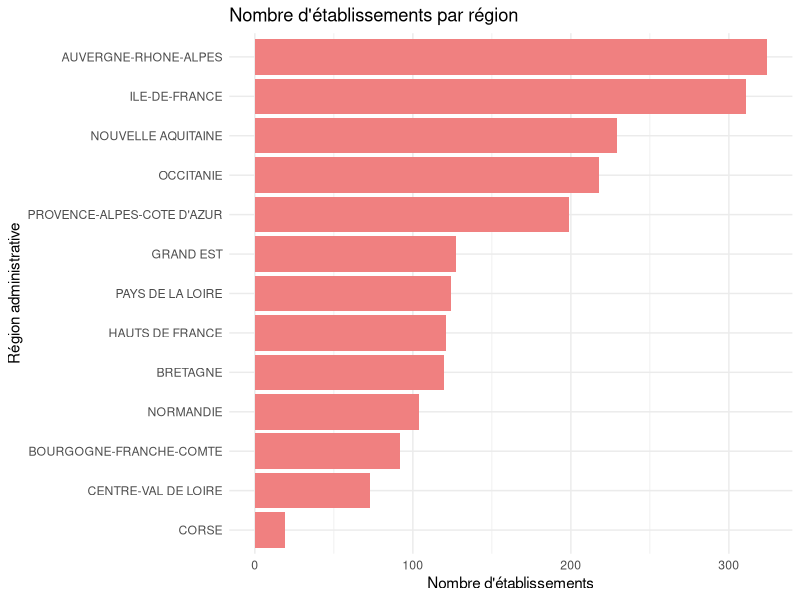
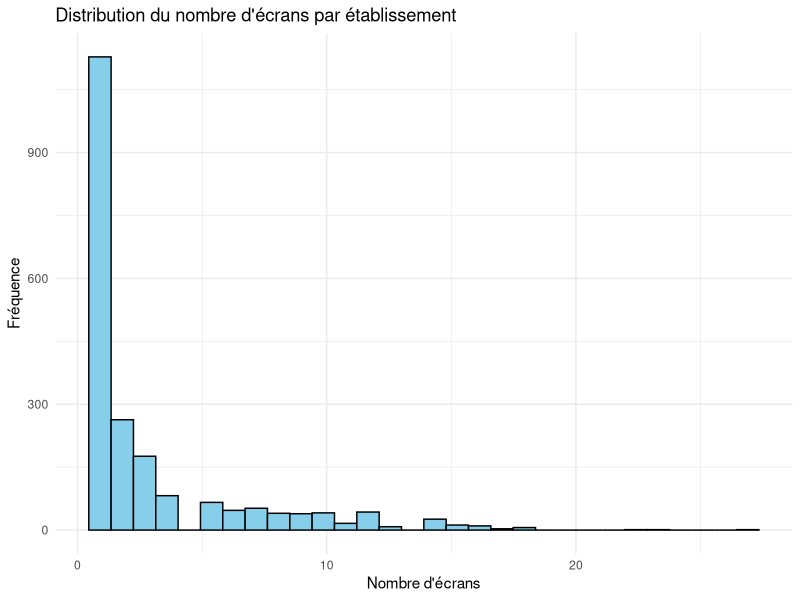
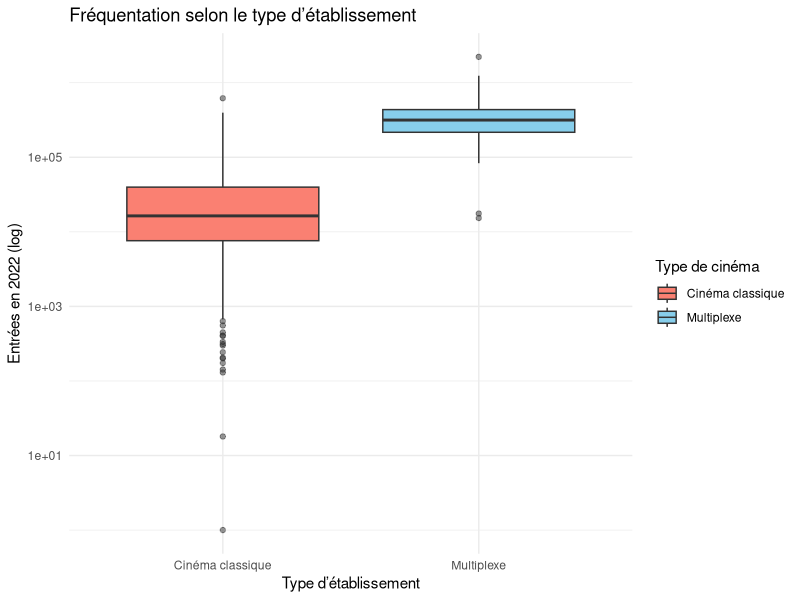
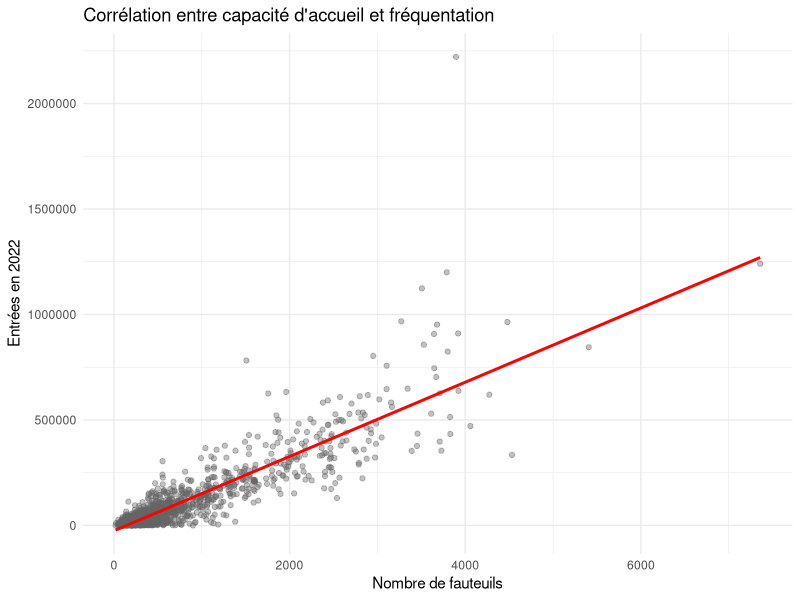
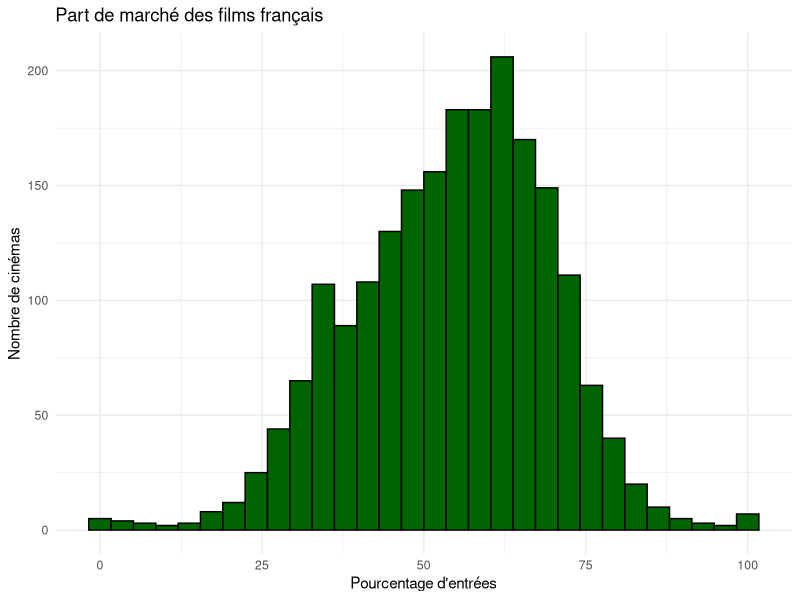
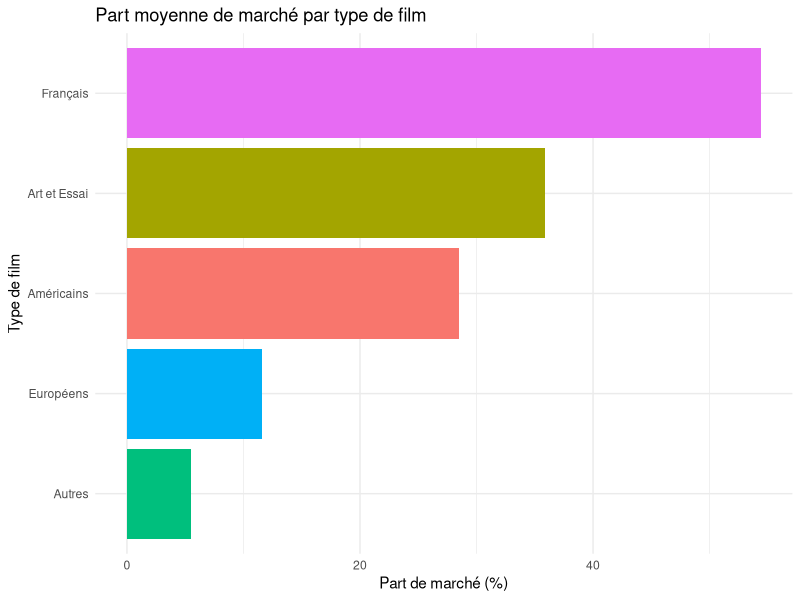
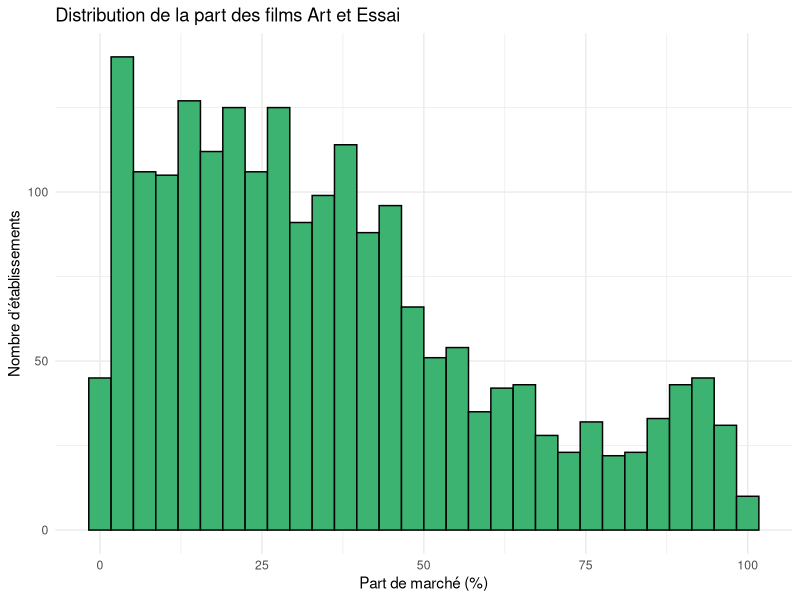
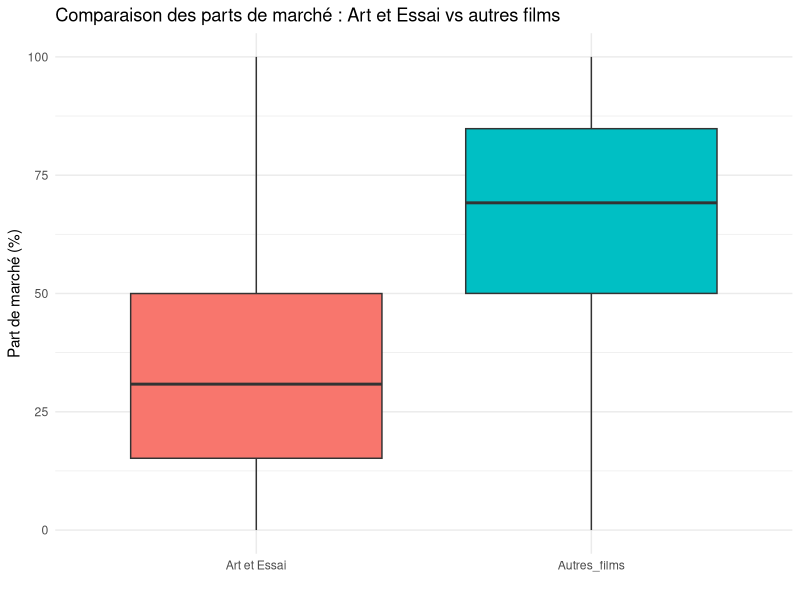

R code for these plots, in order:
## ---- chunk 1
knitr::opts_chunk$set(echo = FALSE, warning = FALSE, message = FALSE)
library(tidyverse)
library(ggplot2)
library(dplyr)
library(readr)
library(kableExtra)
library(ggthemes)
library(tidyr)
## ---- chunk 2
data <- read_delim("data/etablissements-cinematographiques.csv", delim = ";")
data %>% head(5) %>% kable() %>% kable_styling()
## ---- chunk 3
data %>% 
  count(`région administrative`) %>%
  ggplot(aes(x = reorder(`région administrative`, n), y = n)) +
  geom_col(fill = "lightcoral") +
  coord_flip() +
  labs(title = "Nombre d'établissements par région", x = "Région administrative", y = "Nombre d'établissements") +
  theme_minimal()
## ---- chunk 4
ggplot(data, aes(x = écrans)) +
  geom_histogram(bins = 30, fill = "skyblue", color = "black") +
  labs(title = "Distribution du nombre d'écrans par établissement", x = "Nombre d'écrans", y = "Fréquence") +
  theme_minimal()
## ---- chunk 5
data %>%
  mutate(multiplexe_label = if_else(multiplexe == "OUI", "Multiplexe", "Cinéma classique")) %>%
  ggplot(aes(x = multiplexe_label, y = `entrées 2022`, fill = multiplexe_label)) +
  geom_boxplot(outlier.size = 1.5, outlier.alpha = 0.5) +
  scale_y_log10() +
  scale_fill_manual(values = c("Cinéma classique" = "salmon", "Multiplexe" = "skyblue")) +
  labs(
    title = "Fréquentation selon le type d’établissement",
    x = "Type d’établissement",
    y = "Entrées en 2022 (log)",
    fill = "Type de cinéma"
  ) +
  theme_minimal()
## ---- chunk 6
ggplot(data, aes(x = fauteuils, y = `entrées 2022`)) +
  geom_point(alpha = 0.4, color = "gray40") +
  geom_smooth(method = "lm", se = FALSE, color = "red") +
  labs(title = "Corrélation entre capacité d'accueil et fréquentation", x = "Nombre de fauteuils", y = "Entrées en 2022") +
  theme_minimal()
## ---- chunk 7
ggplot(data, aes(x = `PdM en entrées des films français`)) +
  geom_histogram(bins = 30, fill = "darkgreen", color = "black") +
  labs(title = "Part de marché des films français", x = "Pourcentage d'entrées", y = "Nombre de cinémas") +
  theme_minimal()
## ---- chunk 8
data_types <- data %>%
  select(`PdM en entrées des films français`,
         `PdM en entrées des films américains`,
         `PdM en entrées des films européens`,
         `PdM en entrées des autres films`,
         `PdM en entrées des films Art et Essai`) %>%
  drop_na() %>%
  rename(Français = `PdM en entrées des films français`,
         Américains = `PdM en entrées des films américains`,
         Européens = `PdM en entrées des films européens`,
         Autres = `PdM en entrées des autres films`,
         `Art et Essai` = `PdM en entrées des films Art et Essai`)

data_types %>%
  summarise(across(everything(), mean, na.rm = TRUE)) %>%
  pivot_longer(everything(), names_to = "Type", values_to = "Part_moyenne") %>%
  ggplot(aes(x = reorder(Type, Part_moyenne), y = Part_moyenne, fill = Type)) +
  geom_col() +
  coord_flip() +
  labs(title = "Part moyenne de marché par type de film", x = "Type de film", y = "Part de marché (%)") +
  theme_minimal() +
  theme(legend.position = "none")
## ---- chunk 9
ggplot(data, aes(x = `PdM en entrées des films Art et Essai`)) +
  geom_histogram(bins = 30, fill = "mediumseagreen", color = "black") +
  labs(title = "Distribution de la part des films Art et Essai", x = "Part de marché (%)", y = "Nombre d’établissements") +
  theme_minimal()
## ---- chunk 10
data_comp <- data_types %>%
  mutate(Autres_films = Français + Américains + Européens + Autres - `Art et Essai`) %>%
  select(`Art et Essai`, Autres_films) %>%
  pivot_longer(cols = everything(), names_to = "Type", values_to = "Part")

ggplot(data_comp, aes(x = Type, y = Part, fill = Type)) +
  geom_boxplot() +
  labs(title = "Comparaison des parts de marché : Art et Essai vs autres films", x = "", y = "Part de marché (%)") +
  theme_minimal() +
  theme(legend.position = "none")
## ---- chunk 11
ggplot(data, aes(x = `zone de la commune`, y = `PdM en entrées des films Art et Essai`, fill = `zone de la commune`)) +
  geom_boxplot() +
  labs(title = "Part des films Art et Essai selon la zone géographique", x = "Zone de la commune", y = "% d'entrées Art et Essai", fill = "Zone") +
  theme_minimal()
